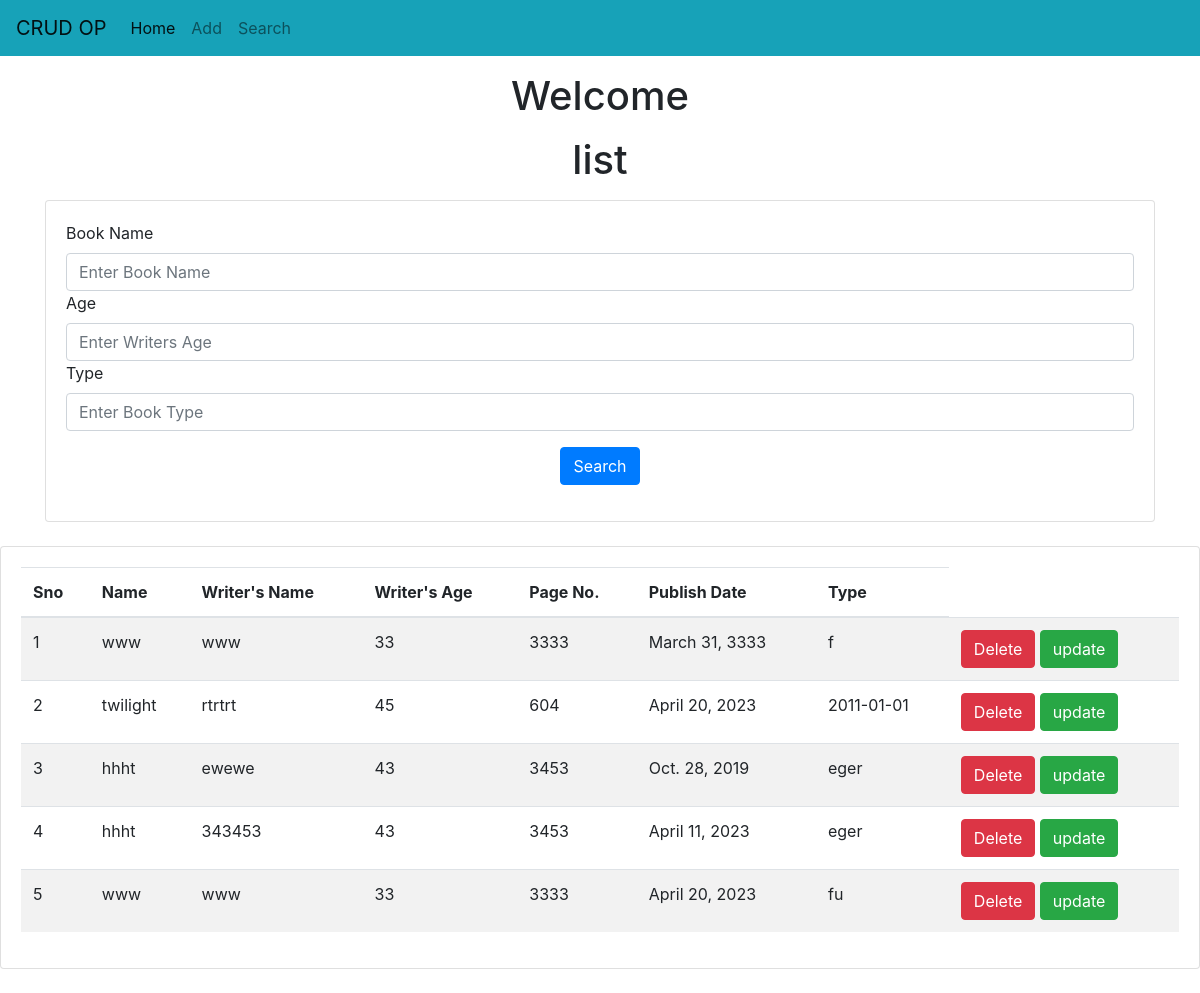
The page / on the database its author committed.
### std/models.py (models this page shows)
class Books(models.Model):
    idn=models.CharField(max_length=100,null= False)
    name=models.CharField(max_length=100,null=False)
    rName=models.CharField(max_length=100,null=True)
    rAge=models.IntegerField(null=True)
    page=models.IntegerField(null=True)
    date=models.DateField(null=True)
    type=models.CharField(max_length=100,null= True)

### std/views.py (the view)
# urls.py: 2. Add a URL to urlpatterns:  path('', views.home, name='home')
def home(request):
    bms=Books.objects.all()
    return render(request,"bms/home.html",{'bms':bms})

### templates/bms/home.html (shortened to what this page needs)
<!doctype html>
<html lang="en">
  <head>
    <link rel="stylesheet" href="https://cdn.jsdelivr.net/npm/bootstrap@4.3.1/dist/css/bootstrap.min.css">
  </head>
  <body>
    {% include 'bms/navbar.html' %}
    <h1 class="text-center my-3">Welcome</h1>
    <h1 class="text-center my-3">list</h1>
    <div class="container">
      <div class="row">
        <dic class="col">
          <dic class="card">
            <div class="card-body">
              <form action="">
                <div>
                  <label for="name">Book Name</label>
                  <input name="b_name" type="text" class="form-control" placeholder="Enter Book Name" >
              </div>
              <div>
                <label for="rAge">Age</label>
                <input name="b_rAge" type="text" class="form-control" placeholder="Enter Writers Age" >
              </div>
              <div>
                <label for="type">Type</label>
                <input name="b_type" type="text" class="form-control" placeholder="Enter Book Type" >
            </div>
            <div class="container text-center my-3">
              <button class="btn btn-primary">
                  Search
              </button>
          </div>
              </form>
            </div>
          </dic>
        </dic>
      </div>
    </div>
    <dic class="container">
      <div class="row">
        <dic class="col">
          <dic class="card">
            <div class="card-body">
              <table class="table table-striped">
                <thead>
                  <tr>
                    <th>Sno</th>
                    <th>Name</th>
                    <th>Writer's Name</th>
                    <th>Writer's Age</th>
                    <th>Page No.</th>
                    <th>Publish Date</th>
                    <th>Type</th>
                  </tr>
                </thead>
                <tbody>
                  {% for b in bms %}
                  <tr>
                    <td>{{forloop.counter}}</td>
                    <td>{{b.name}}</td>
                    <td>{{b.rName}}</td>
                    <td>{{b.rAge}}</td>
                    <td>{{b.page}}</td>
                    <td>{{b.date}}</td>
                    <td>{{b.type}}</td>
                    <td>
                      <a href="/bms/delete/{{b.id}}" class="btn btn-danger md-sm">Delete</a>
                      <a href="/bms/update/{{b.id}}" class="btn btn-success ms-sm">update</a>
                    </td>
                  </tr>
                  {% endfor %}
                </tbody>
              </table>
            </div>
          </dic>
        </dic>
      </div>
    </dic>
  </body>
</html>

### templates/bms/navbar.html (shortened to what this page needs)
<nav class="navbar navbar-expand-lg navbar-light bg-info">
    <a class="navbar-brand" href="/bms/home">CRUD OP</a>
    <div class="collapse navbar-collapse" id="navbarNavAltMarkup">
      <div class="navbar-nav">
        <a class="nav-item nav-link active" href="/bms/home">Home <span class="sr-only">(current)</span></a>
        <a class="nav-item nav-link" href="/bms/add">Add</a>
        <a class="nav-item nav-link" href="/bms/search">Search</a>
      </div>
    </div>
  </nav>

### rows shown on the page
Books: name "www", rName "www", rAge "33", page "3333", date "March 31, 3333", type "f"
Books: name "twilight", rName "rtrtrt", rAge "45", page "604", date "April 20, 2023", type "2011-01-01"
Books: name "hhht", rName "ewewe", rAge "43", page "3453", date "Oct. 28, 2019", type "eger"
Books: name "hhht", rName "343453", rAge "43", page "3453", date "April 11, 2023", type "eger"
Books: name "www", rName "www", rAge "33", page "3333", date "April 20, 2023", type "fu"
